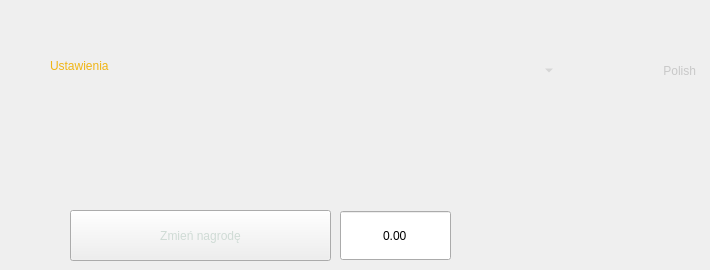
    <widget class="QWidget" name="SettingsPage">
     <widget class="QComboBox" name="languageBox">
      <property name="geometry">
       <rect>
        <x>540</x>
        <y>40</y>
        <width>161</width>
        <height>61</height>
       </rect>
      </property>
      <property name="layoutDirection">
       <enum>Qt::RightToLeft</enum>
      </property>
      <property name="styleSheet">
       <string notr="true">QComboBox{
border: 1px solid rgba(245, 203, 92, 0.0);
background: rgba(0,0,0,0);
color: #C8C8C8;
 font: 75 24pt &quot;Bahnschrift&quot;;
selection-background-color: rbga(0,0,0,0);
}
QComboBox::item:selected
{
border: 1px solid rgba(245, 203, 92, 0.7);
background: rgba(245, 203, 92, 0.7);
color: #CFDBD5;
font: 75 24pt &quot;Bahnschrift&quot;;
selection-background-color: rgba(245, 203, 92, 0.7);
}</string>
      </property>
      <item>
       <property name="text">
        <string>Polish</string>
       </property>
      </item>
      <item>
       <property name="text">
        <string>English</string>
       </property>
      </item>
      <item>
       <property name="text">
        <string>Germany</string>
       </property>
      </item>
     </widget>
     <widget class="QLabel" name="label">
      <property name="geometry">
       <rect>
        <x>50</x>
        <y>40</y>
        <width>241</width>
        <height>51</height>
       </rect>
      </property>
      <property name="styleSheet">
       <string notr="true">font: 75 24pt &quot;Bahnschrift&quot;;color:  rgb(240, 181, 20);</string>
      </property>
      <property name="text">
       <string>Ustawienia</string>
      </property>
     </widget>
     <widget class="QDoubleSpinBox" name="EuroSpinBox">
      <property name="geometry">
       <rect>
        <x>340</x>
        <y>210</y>
        <width>111</width>
        <height>51</height>
       </rect>
      </property>
      <property name="alignment">
       <set>Qt::AlignCenter</set>
      </property>
      <property name="buttonSymbols">
       <enum>QAbstractSpinBox::NoButtons</enum>
      </property>
      <property name="specialValueText">
       <string/>
      </property>
     </widget>
     <widget class="QPushButton" name="ChangeEuroButton">
      <property name="geometry">
       <rect>
        <x>70</x>
        <y>210</y>
        <width>261</width>
        <height>51</height>
       </rect>
      </property>
      <property name="styleSheet">
       <string notr="true">font: 75 22pt &quot;Bahnschrift&quot;;
color: #CFDBD5;</string>
      </property>
      <property name="text">
       <string>Zmień nagrodę</string>
      </property>
     </widget>
    </widget>
